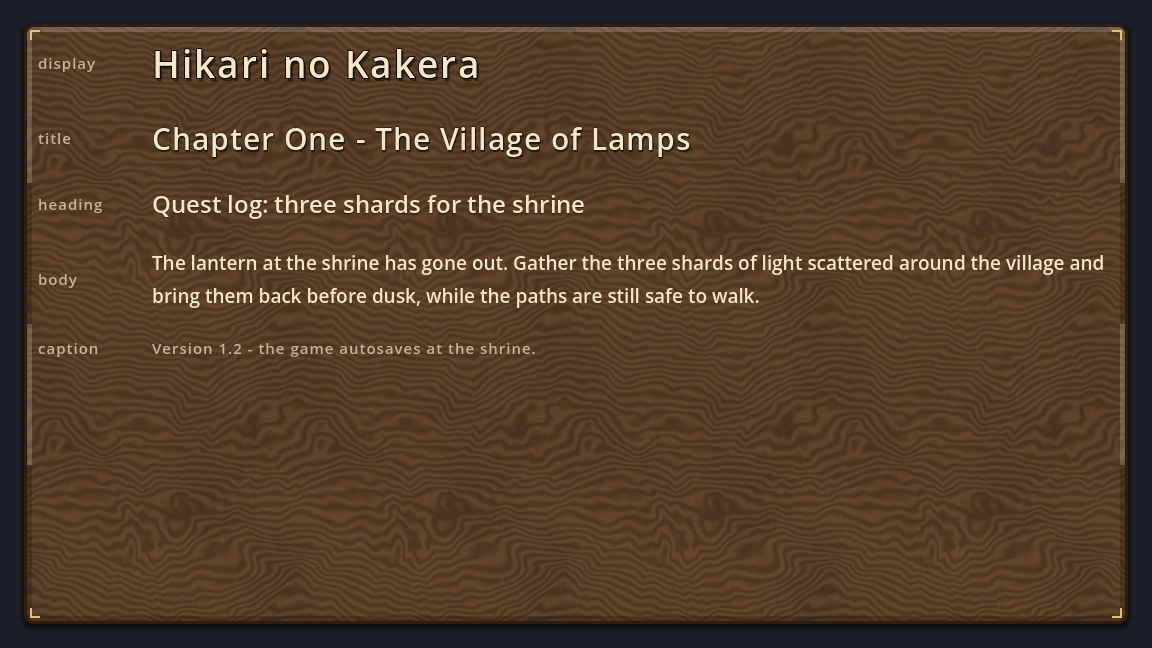
#> input picture ai_loop/look_samples/b1312/fantasy_type_scale.png, 1152 x 648 px, given in place of ref_racing_stable.png, which was not available
$ python make_compare.py
#> lines starting #> are read from the running program, lines starting #| are printed output that depends on the picture
#!/usr/bin/env python3
"""B-1326: side-by-sides of the ChatGPT references (left) and the data
screens built from them (right), same height, labelled.

Run: python3 make_compare.py [out_dir]
Reads the stills next to this script (racing_stable.png,
racing_entries.png, sim_main.png) and the references in
~/workspace/aaa-refs/.
"""
import os
import sys

from PIL import Image, ImageDraw

HERE = os.path.dirname(os.path.abspath(__file__))
REFS = "/home/hatch/workspace/aaa-refs"
OUT_DIR = sys.argv[1] if len(sys.argv) > 1 else HERE
H = 648

PAIRS = [
    ("ref_racing_stable.png", "racing_stable.png", "compare_stable.png",
     "REFERENCE -- ChatGPT racing stable (the target)",
     "B-1326 -- stable screen in U.ZU Engine (kit data parts)"),
    ("ref_racing_entries.png", "racing_entries.png", "compare_entries.png",
     "REFERENCE -- ChatGPT race entries (the target)",
     "B-1326 -- entries screen in U.ZU Engine (kit data parts)"),
    ("ref_sim_management.png", "sim_main.png", "compare_sim.png",
     "REFERENCE -- ChatGPT management sim (the target)",
     "B-1326 -- sim main screen in U.ZU Engine (kit data parts)"),
]

for ref_name, shot_name, out_name, ref_label, shot_label in PAIRS:
    ref = Image.open(os.path.join(REFS, ref_name)).convert("RGB")
#> ref is the input picture: PIL image 1152x648 RGB; mean R, G, B 83.1, 60.2, 40.9
    ref = ref.resize((1152, H))
    shot = Image.open(os.path.join(HERE, shot_name)).convert("RGB")
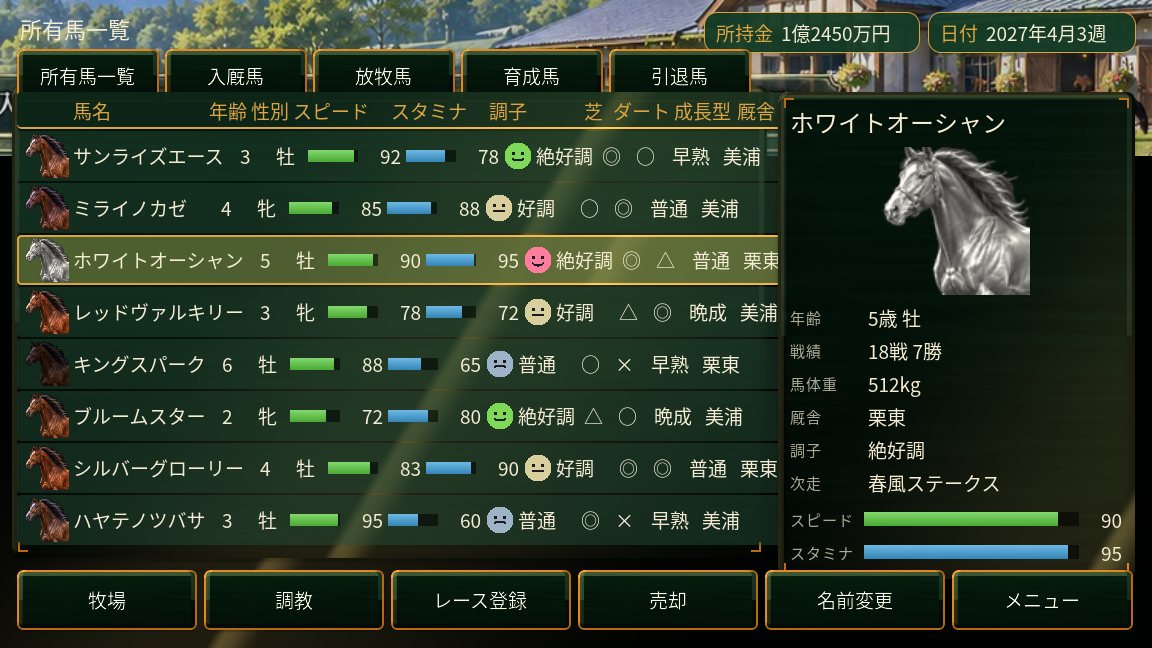
#> input picture ai_loop/look_samples/b1326/racing_stable.png, 1152 x 648 px
#> shot is the input picture: PIL image 1152x648 RGB; mean R, G, B 44.6, 58.2, 40.5
    shot = shot.resize((1152, H))
    canvas = Image.new("RGB", (1152 * 2 + 8, H + 28), (24, 24, 28))
    canvas.paste(ref, (0, 28))
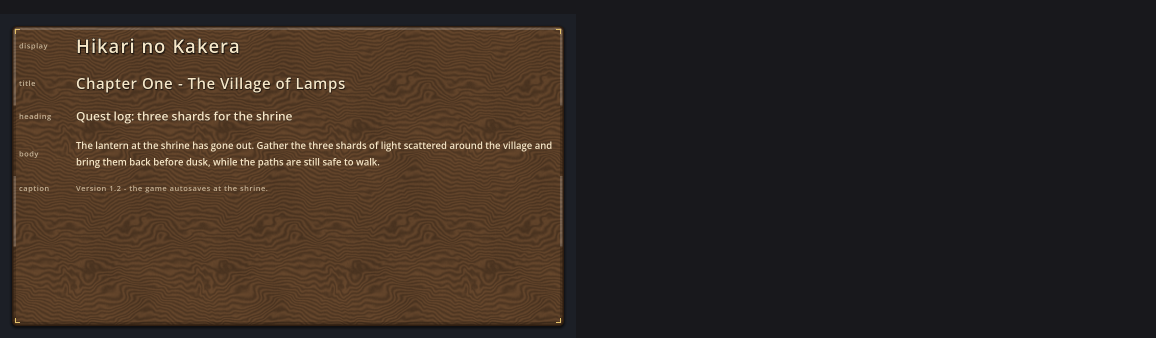
#> canvas: PIL image 2312x676 RGB (shown at 1/2 size); mean R, G, B 52.2, 41.3, 34.2
    canvas.paste(shot, (1160, 28))
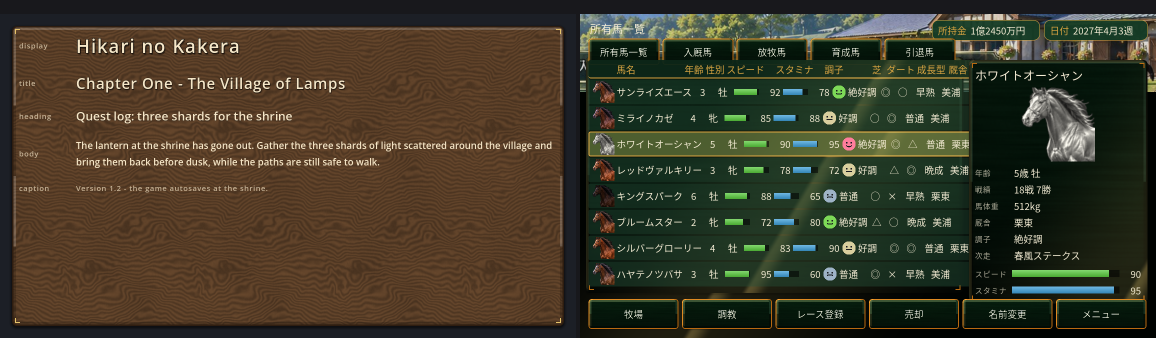
#> canvas: PIL image 2312x676 RGB (shown at 1/2 size); mean R, G, B 62, 57.6, 40.1
    d = ImageDraw.Draw(canvas)
    d.text((10, 7), ref_label, fill=(255, 255, 255))
    d.text((1170, 7), shot_label, fill=(255, 255, 255))
    out = os.path.join(OUT_DIR, out_name)
    canvas.save(out)
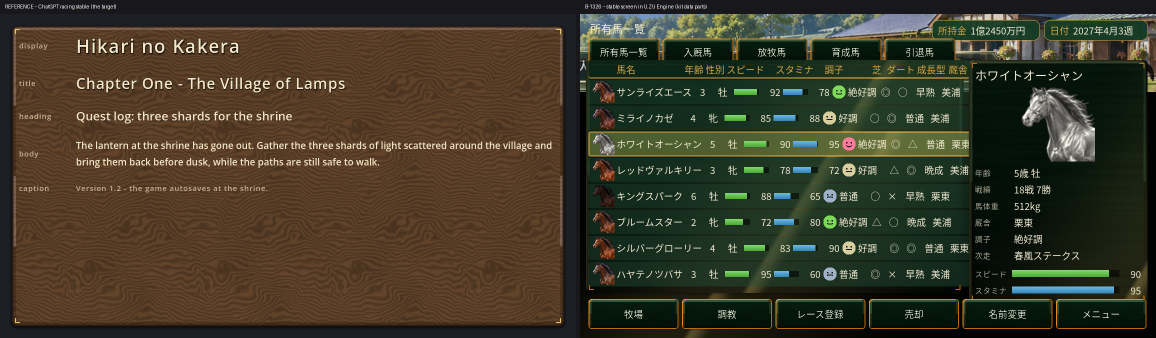
#> saved as compare_stable.png: PIL image 2312x676 RGB (shown at 1/2 size); mean R, G, B 62.2, 57.8, 40.3
    print("wrote", out, canvas.size)
#| wrote ai_loop/look_samples/b1326/compare_stable.png (2312, 676)
#> pass 2 of the loop `for ref_name, shot_name, out_name, ref_label, shot_label in PAIRS:`:
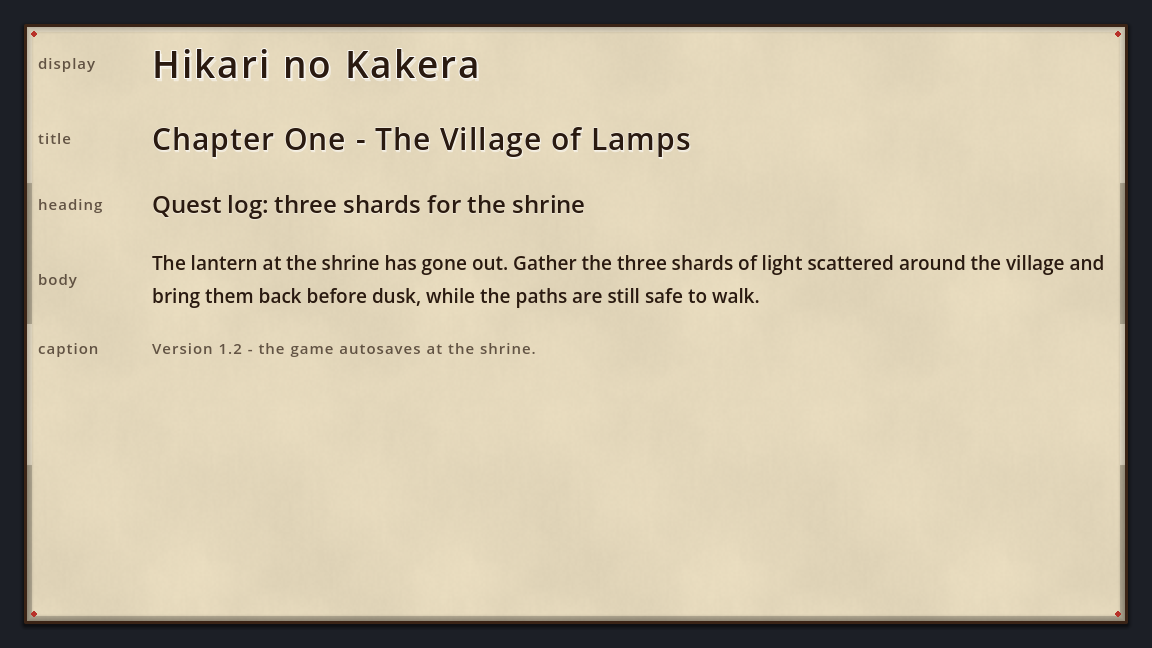
#> input picture ai_loop/look_samples/b1312/wafu_type_scale.png, 1152 x 648 px, given in place of ref_racing_entries.png, which was not available
#> ref is the input picture: PIL image 1152x648 RGB; mean R, G, B 197.3, 186.5, 162.9
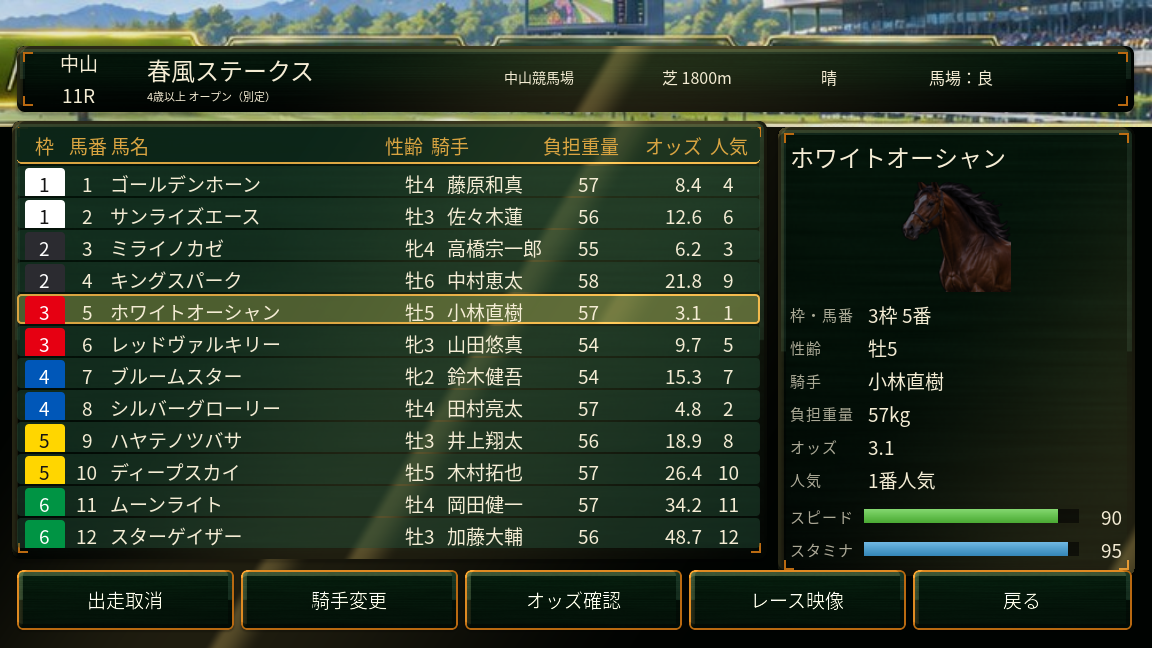
#> input picture ai_loop/look_samples/b1326/racing_entries.png, 1152 x 648 px
#> shot is the input picture: PIL image 1152x648 RGB; mean R, G, B 42.4, 55.4, 38.7
#> `canvas.save(out)`:
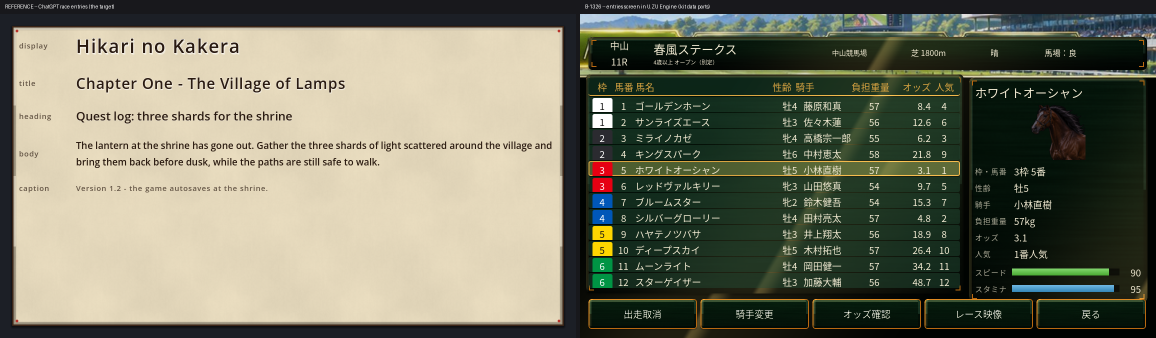
#> saved as compare_entries.png: PIL image 2312x676 RGB (shown at 1/2 size); mean R, G, B 115.7, 116.8, 97.7
#| wrote ai_loop/look_samples/b1326/compare_entries.png (2312, 676)
#> pass 3 of the loop `for ref_name, shot_name, out_name, ref_label, shot_label in PAIRS:`:
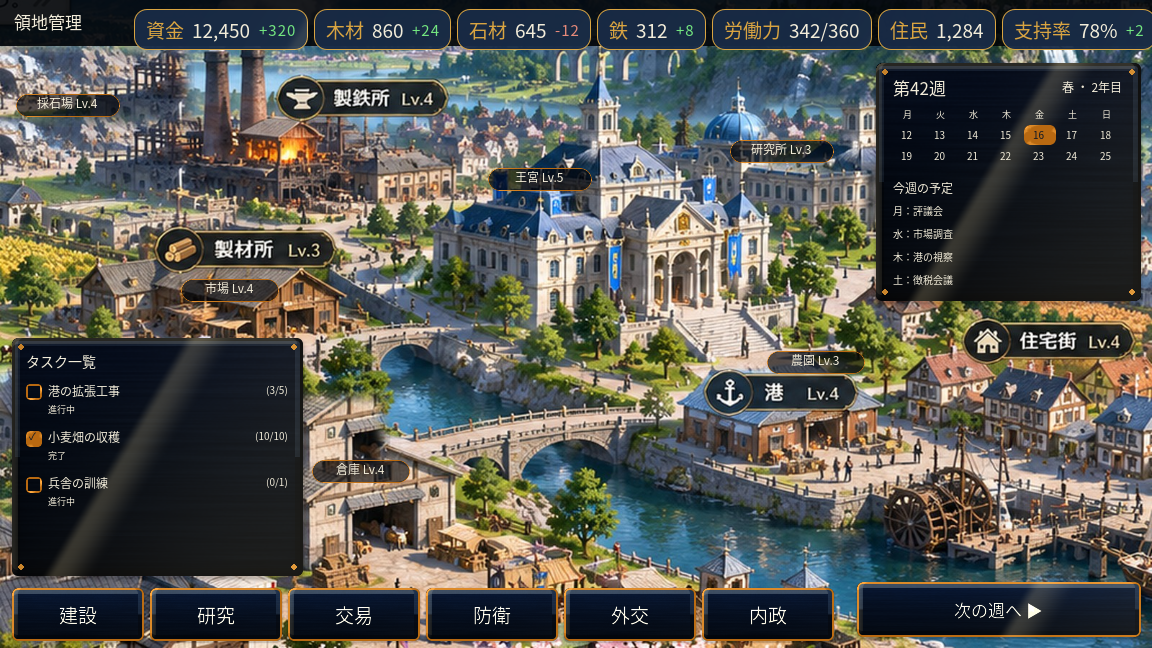
#> input picture ai_loop/look_samples/b1326/sim_main.png, 1152 x 648 px
#> shot is the input picture: PIL image 1152x648 RGB; mean R, G, B 85.3, 86, 80.7
#> `canvas.paste(shot, (1160, 28))`:
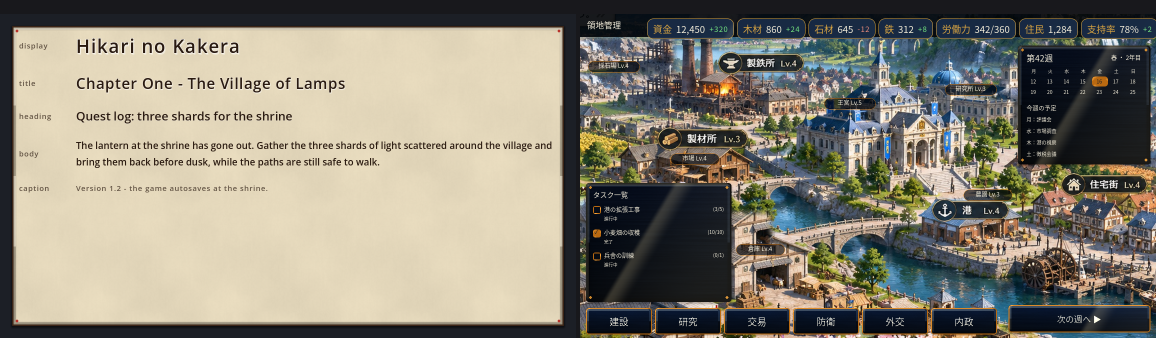
#> canvas: PIL image 2312x676 RGB (shown at 1/2 size); mean R, G, B 136.1, 131.2, 117.6
#> `canvas.save(out)`:
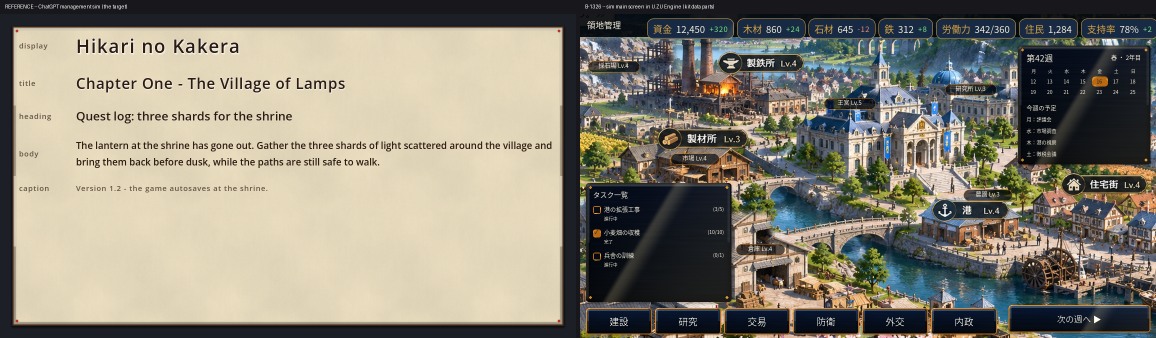
#> saved as compare_sim.png: PIL image 2312x676 RGB (shown at 1/2 size); mean R, G, B 136.2, 131.4, 117.8
#| wrote ai_loop/look_samples/b1326/compare_sim.png (2312, 676)
